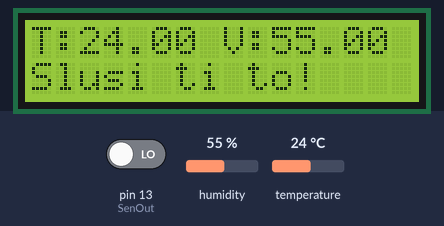
The sketch below on a simulated Arduino Uno, built with avr-gcc and run on an emulated ATmega328P. Parts: 16×2 character LCD. The test bench sets the inputs (shaded band); at power-on: pin 13 (SenOut) LOW, humidity 55 %, temperature 24 °C. What the sketch prints to the serial monitor is not drawn.

Above: at 1.2 s.
1.3 s: pin 13 (SenOut) driven HIGH
At 3.0 s:
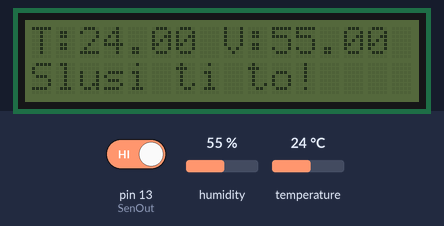
4.0 s: humidity set to 22 %
At 6.2 s:
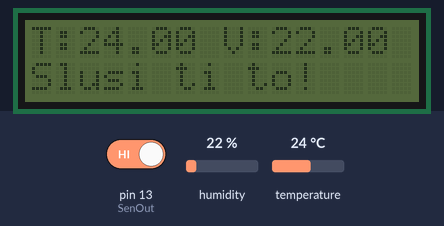
6.5 s: temperature set to 12 °C
At 8.5 s:
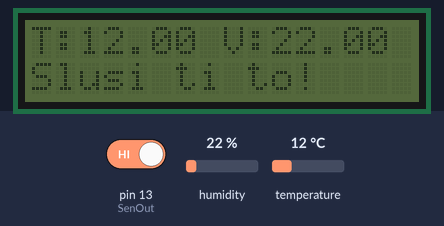
8.8 s: pin 13 (SenOut) driven LOW
At 10.8 s:
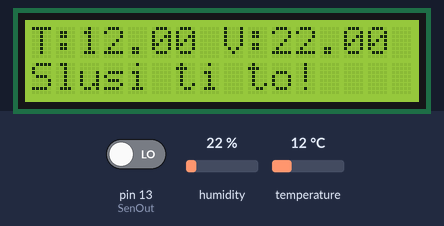
11.1 s: humidity set to 40 %
At 13.0 s:
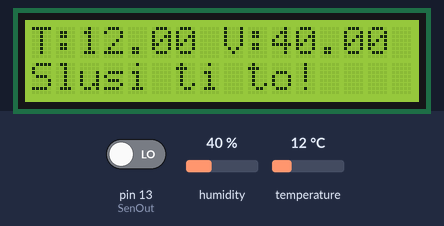
13.6 s: temperature set to 19 °C
At 15.3 s:
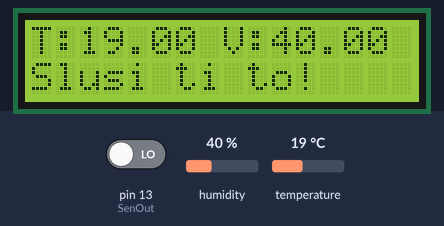
Timing chart, 0 to 16.8 s (numbered marks = the images above; inputs shaded):
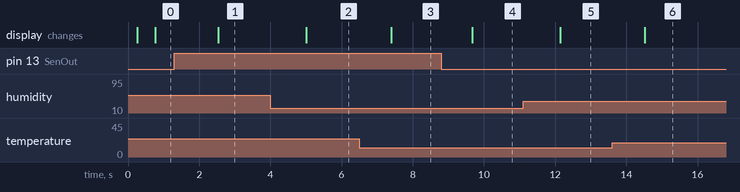

Measured:
- after the input at 1.3 s, the display: changes after 1.2 s (image 1)
- after the input at 4.0 s, the display: changes after 1.0 s (image 2)
- after the input at 6.5 s, the display: changes after 0.89 s (image 3)
- after the input at 8.8 s, the display: changes after 0.87 s (image 4)
- after the input at 11.1 s, the display: changes after 1.0 s (image 5)
- after the input at 13.6 s, the display: changes after 0.92 s (image 6)

The sketch:

start.ino
```cpp
// LCD displej pres I2C
// navody.arduino-shop.cz

// knihovny pro LCD přes I2C
#include <Wire.h>
#include <LiquidCrystal_I2C.h>
#include <OneWire.h>
#include <DallasTemperature.h>
#include <AM2320.h>
AM2320 senzor;
// nastavení adresy I2C (0x27 v mém případě),
// a dále počtu znaků a řádků LCD, zde 20x4
LiquidCrystal_I2C lcd(0x27, 16, 2);
const int pinCidlaDS = 2;
// vytvoření instance oneWireDS z knihovny OneWire
OneWire oneWireDS(pinCidlaDS);
// vytvoření instance senzoryDS z knihovny DallasTemperature
DallasTemperature senzoryDS(&oneWireDS);
void setup()
{
  // inicializace LCD
  lcd.begin();
  // zapnutí podsvícení
  lcd.noBacklight();
  lcd.backlight();

  // komunikace přes sériovou linku rychlostí 9600 baud
  Serial.begin(9600);
  // zapnutí komunikace knihovny s teplotním čidlem
  senzoryDS.begin();

}

void loop()
{
  Hluk();
  Vypis(0,0,"T:"+String(AM_Teplota())+" V:"+String(AM_Vlhkost()));
  Vypis(0,1,"Slusi ti to!");

}
void Vypis(int sl, int ra, String hodnota)
{
  lcd.setCursor ( sl, ra );
  lcd.print(hodnota);
delay(500);
  }
double AM_Teplota()
{
  // načtení stavu připojeného senzoru
  switch (senzor.Read()) {
    // v případě stavu "2" je chyba komunikace
    case 2:
      Serial.println("Chybny CRC soucet, chyba v komunikaci!");
      break;
    // v případě stav "1" je senzor offline nebo špatně připojen
    case 1:
      Serial.println("Senzor offline!");
      break;
    // v případě stavu "0" je vše v pořádku
    // a můžeme vytisknout údaje
    case 0:
      return senzor.t;
  }
  }
  double AM_Vlhkost()
{
  // načtení stavu připojeného senzoru
  switch (senzor.Read()) {
    // v případě stavu "2" je chyba komunikace
    case 2:
      Serial.println("Chybny CRC soucet, chyba v komunikaci!");
      break;
    // v případě stav "1" je senzor offline nebo špatně připojen
    case 1:
      Serial.println("Senzor offline!");
      break;
    // v případě stavu "0" je vše v pořádku
    // a můžeme vytisknout údaje
    case 0:
      return senzor.h;
  }
  }
 void DS()
 {
      // načtení informací ze všech připojených čidel na daném pinu
  senzoryDS.requestTemperatures();
  // výpis teploty na sériovou linku, při připojení více čidel
  // na jeden pin můžeme postupně načíst všechny teploty
  // pomocí změny čísla v závorce (0) - pořadí dle unikátní adresy čidel
  Serial.print("Teplota cidla DS18B20: ");
  Serial.print(senzoryDS.getTempCByIndex(0));
  Serial.println(" stupnu Celsia");
  // pauza pro přehlednější výpis
  delay(2000);

  }
  void Hluk()
  {
    const int SenOut = 13;
    pinMode(SenOut, INPUT);

    int p = digitalRead(SenOut);
    delay(20);
    int d = digitalRead(SenOut);
    delay(20);
    int t = digitalRead(SenOut);
    delay(20);
    int c = digitalRead(SenOut);
    delay(20);
    int f = digitalRead(SenOut);
    int sum = p+d+t+c+f;
Serial.println(String(p)+String(d)+String(t)+String(c)+String(f)+String(sum));
  if(sum < 4)
  {
    lcd.backlight();
    }
    else
    {
      lcd.noBacklight();
      }

  }
```
